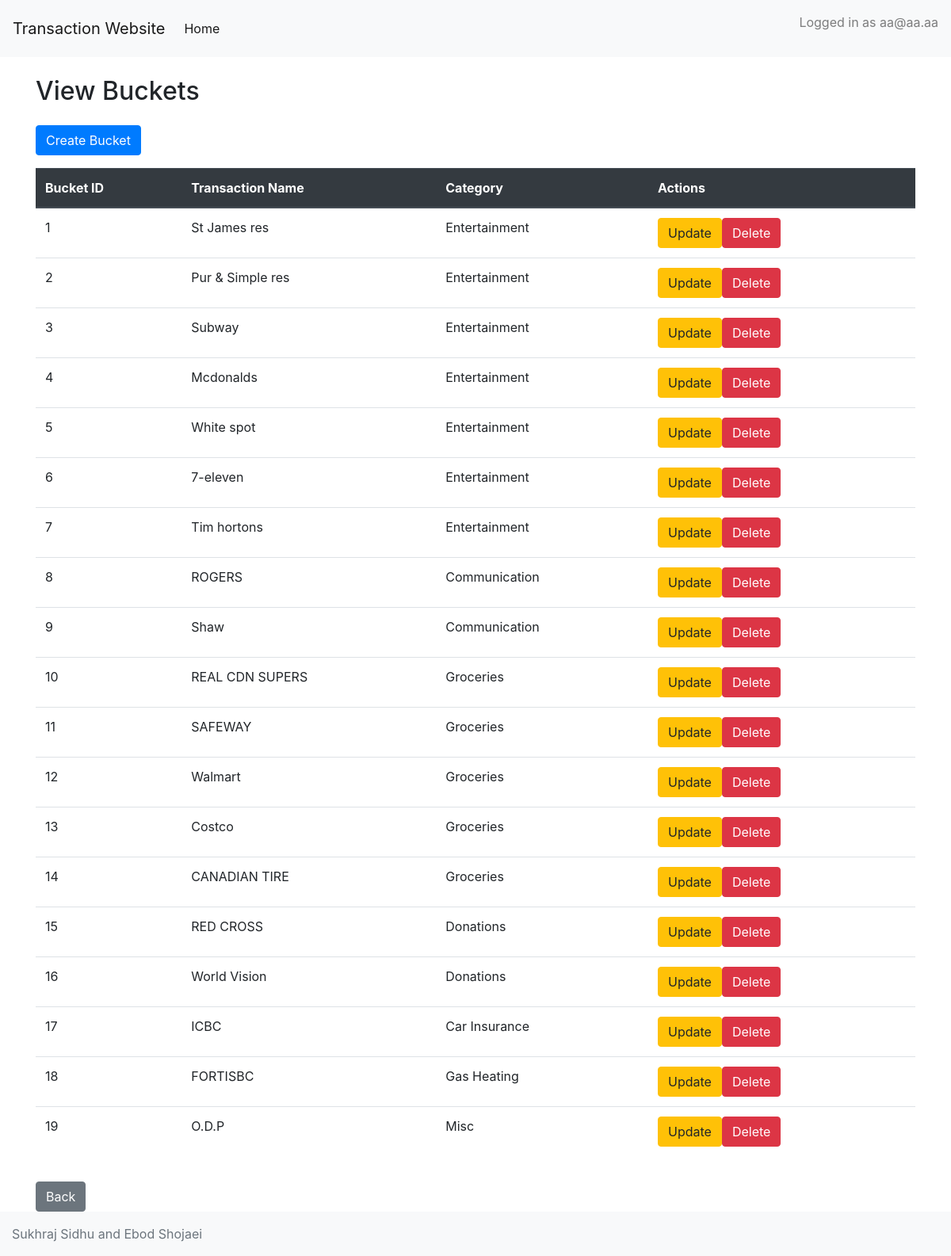
Screenshot of /src/CRUD/Bucket/Read/read_html.php (signed in) with the database file from the repository.
### tables this page shows
CREATE TABLE buckets (
        bucket_id INTEGER PRIMARY KEY AUTOINCREMENT,
        transaction_name TEXT,
        category TEXT
    );

### src/CRUD/Bucket/Read/Read.php (called while the page is built, shortened)
<?php
function get_buckets($db)
{
    $query = "SELECT * FROM buckets";
    $results = $db->query($query);
    $buckets = [];
    if ($results) {
        while ($row = $results->fetchArray(SQLITE3_ASSOC)) {
            $buckets[] = $row;
        }
    } else {
        echo "Query Error: " . $db->lastErrorMsg();
    }
    return $buckets;
}

### src/CRUD/Bucket/Read/read_html.php (the view, shortened to what this page needs)
<?php
require './read.php';
require_once '../../../PageConfig/navbar.php';
$db = connect_database();
$buckets = get_buckets($db);
?>
<!DOCTYPE html>
<html lang="en">
<head>
    <link rel="stylesheet" href="https://stackpath.bootstrapcdn.com/bootstrap/4.5.0/css/bootstrap.min.css">
</head>
<body>
    <div class="container">
        <h2 class="my-4">View Buckets</h2>
        <?php
        if (isset($_SESSION['user_id']) && isset($_SESSION['is_admin']) && $_SESSION['is_admin'] == 1) {
            echo '<button class="btn btn-primary mb-3" onclick="location.href=\'../Create/create_html.php\'">Create Bucket</button>';
        }
        ?>
        <table class="table">
            <thead class="thead-dark">
                <tr>
                    <th>Bucket ID</th>
                    <th>Transaction Name</th>
                    <th>Category</th>
                    <?php
                    if (isset($_SESSION['user_id']) && isset($_SESSION['is_admin']) && $_SESSION['is_admin'] == 1) {
                        echo '<th>Actions</th>';
                    }
                    ?>
                </tr>
            </thead>
            <tbody>
                <?php foreach ($buckets as $bucket) : ?>
                    <tr>
                        <td><?php echo htmlspecialchars($bucket['bucket_id']); ?></td>
                        <td><?php echo htmlspecialchars($bucket['transaction_name']); ?></td>
                        <td><?php echo htmlspecialchars($bucket['category']); ?></td>
                        <td>
                            <?php
                            if (isset($_SESSION['user_id']) && isset($_SESSION['is_admin']) && $_SESSION['is_admin'] == 1) {
                                echo '<button class="btn btn-warning" onclick="location.href=\'../Update/update_html.php?id=' . htmlspecialchars($bucket['bucket_id']) . '\'">Update</button>';
                                echo '<button class="btn btn-danger" onclick="location.href=\'../Delete/delete.php?id=' . htmlspecialchars($bucket['bucket_id']) . '\'">Delete</button>';
                            }
                            ?>
                        </td>
                    </tr>
                <?php endforeach; ?>
            </tbody>
        </table>
        <button class="btn btn-secondary mt-3" onclick="location.href='../../../index.php'">Back</button>
    </div>
</body>
</html>
<?php
require_once '../../../PageConfig/footer.php';
?>

### src/PageConfig/footer.php (style rules this page uses)
body { display: flex; flex-direction: column; min-height: 100vh; }

### rows the page displays
buckets: bucket_id "1", transaction_name "St James res", category "Entertainment"
buckets: bucket_id "2", transaction_name "Pur & Simple res", category "Entertainment"
buckets: bucket_id "3", transaction_name "Subway", category "Entertainment"
buckets: bucket_id "4", transaction_name "Mcdonalds", category "Entertainment"
buckets: bucket_id "5", transaction_name "White spot", category "Entertainment"
buckets: bucket_id "6", transaction_name "7-eleven", category "Entertainment"
buckets: bucket_id "7", transaction_name "Tim hortons", category "Entertainment"
buckets: bucket_id "8", transaction_name "ROGERS", category "Communication"
buckets: bucket_id "9", transaction_name "Shaw", category "Communication"
buckets: bucket_id "10", transaction_name "REAL CDN SUPERS", category "Groceries"
buckets: bucket_id "11", transaction_name "SAFEWAY", category "Groceries"
buckets: bucket_id "12", transaction_name "Walmart", category "Groceries"
buckets: bucket_id "13", transaction_name "Costco", category "Groceries"
buckets: bucket_id "14", transaction_name "CANADIAN TIRE", category "Groceries"
buckets: bucket_id "15", transaction_name "RED CROSS", category "Donations"
buckets: bucket_id "16", transaction_name "World Vision", category "Donations"
buckets: bucket_id "17", transaction_name "ICBC", category "Car Insurance"
buckets: bucket_id "18", transaction_name "FORTISBC", category "Gas Heating"
buckets: bucket_id "19", transaction_name "O.D.P", category "Misc"

### other values shown
$_SESSION['email'] "aa@aa.aa"
